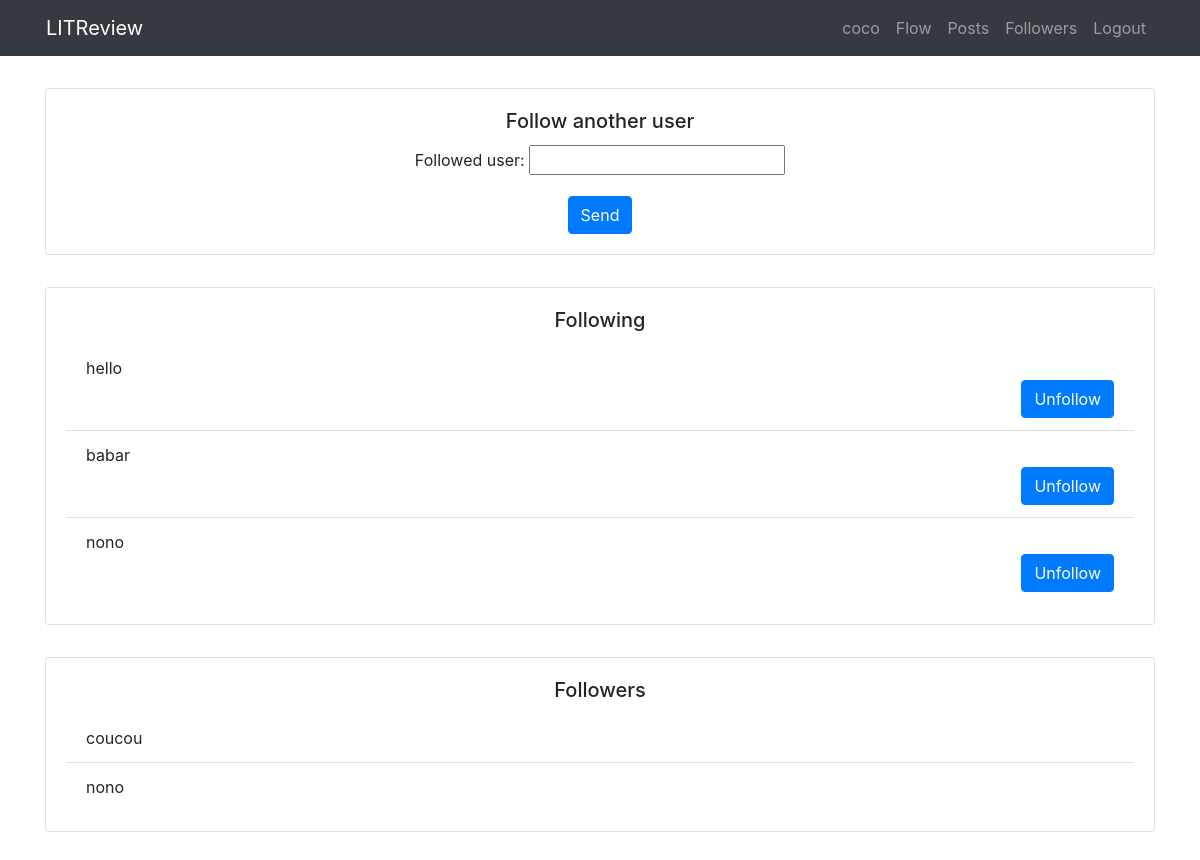
Page /reviews/follower (signed in) on the earlier database version.
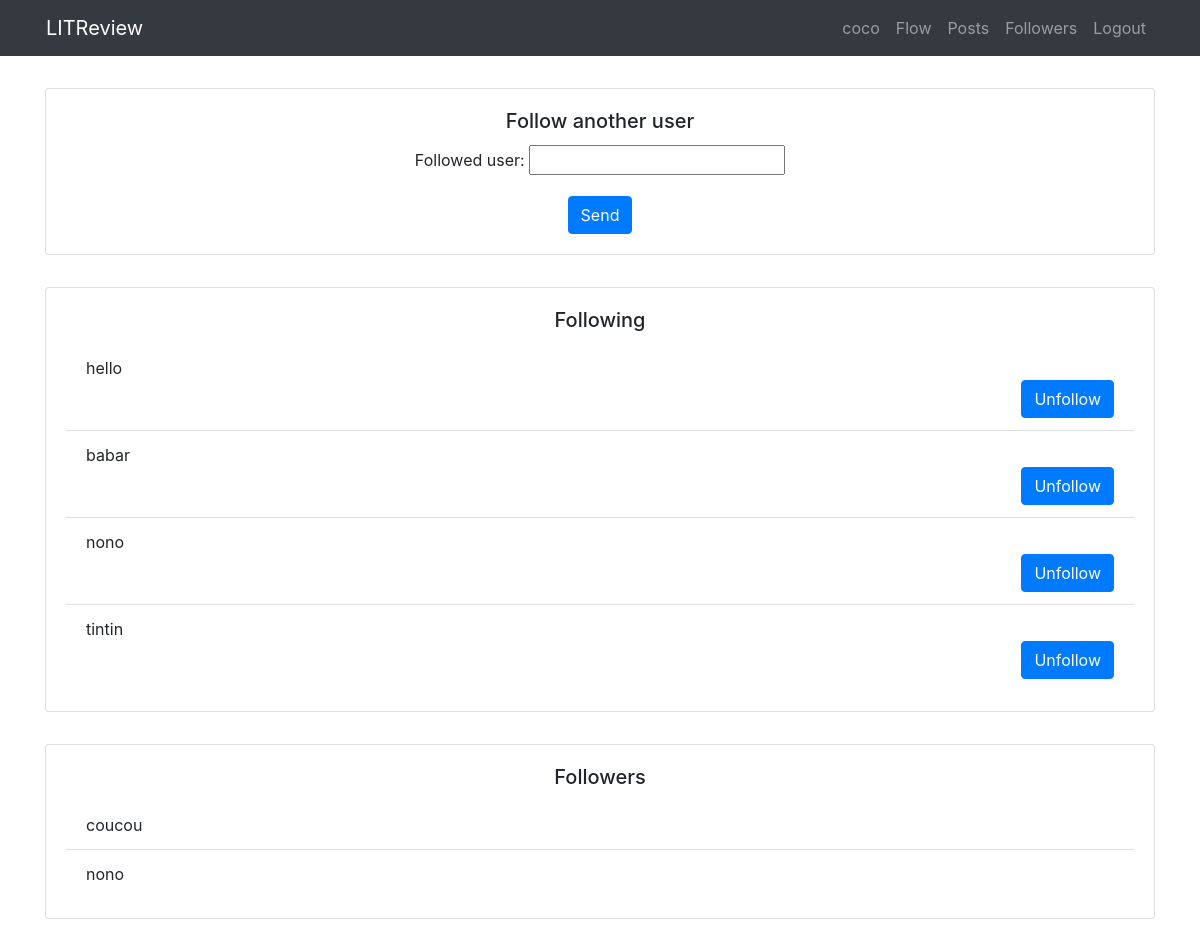
Same page on the later database version.
### reviews/models.py (models this page shows)
class UserFollows(models.Model):
    user = models.ForeignKey(to=settings.AUTH_USER_MODEL, on_delete=models.CASCADE, related_name='following')
    followed_user = models.ForeignKey(to=settings.AUTH_USER_MODEL, on_delete=models.CASCADE,
                                      related_name='followed_by')
    class Meta:
        unique_together = ('user', 'followed_user',)
        verbose_name_plural = "user follows"

### reviews/views.py (the view, shortened to what this page needs)
# urls.py: path('follower', FollowerListView.as_view(), name='follower'),
class FollowerListView(LoginRequiredMixin, CreateView):
    form_class = FollowerForm
    model = UserFollows
    template_name = "followers.html"
    success_url = reverse_lazy("follower")
    def get_context_data(self, **kwargs):
        context = super(FollowerListView, self).get_context_data(**kwargs)
        context["users"] = UserFollows.objects.filter(followed_user=self.request.user)
        context["followers"] = UserFollows.objects.filter(user=self.request.user)
        return context

### reviews/forms.py (shortened to what this page needs)
class FollowerForm(ModelForm):
    followed_user = CharField(max_length=30)
    class Meta:
        model = UserFollows
        exclude = ("followed_user", "user")

### reviews/templates/followers.html (shortened to what this page needs)
{% extends 'base.html' %}
{% block content %}
<div class="container my-3">
    <div class="row">
        <div class="col">
            <div class="card my-3">
                <div class="card-body">
                    <h5 class="card-title text-center">Follow another user</h5>
                    <form method="post">
                        <div class="row">
                        <div class="col text-center">
                            {{ form.as_p }}
                            <button class="btn btn-primary" type="submit">Send</button>
                        </div>
                            </div>
                    </form>
                </div>
            </div>
        </div>
    </div>
    <div class="row">
        <div class="col">
            <div class="card my-3">
                <div class="card-body">
                    <h5 class="card-title text-center">Following</h5>
                    <ul class="list-group list-group-flush">
                        {% for user in followers %}
                        <li class="list-group-item">{{ user.followed_user }}
                            <div class=" d-flex justify-content-end">
                                <a href="{% url 'follower_delete' user.id %}" class="btn btn-primary">Unfollow</a>
                            </div>
                        </li>
                        {% endfor %}
                    </ul>
                </div>
            </div>
        </div>
    </div>
    <div class="row">
        <div class="col">
            <div class="card my-3">
                <div class="card-body">
                    <h5 class="card-title text-center">Followers</h5>
                    <ul class="list-group list-group-flush">
                        {% for user in users %}
                        <li class="list-group-item">{{ user.user }}</li>
                        {% endfor %}
                    </ul>
                </div>
            </div>
        </div>
    </div>
</div>
{% endblock %}

Differences in the rows shown:
added UserFollows: followed_user "tintin", shown under "Following"
